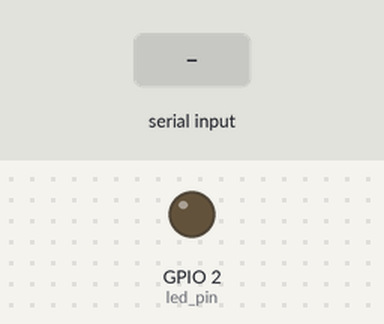
A sketch run on a simulated ESP32. On the bench: output pins drawn as LEDs (lit = HIGH). Inputs (shaded band) come from the test bench. What the sketch prints to the serial monitor is not drawn.

Above: at 1.8 s.
1.9 s: "1" received over Serial
At 2.6 s:
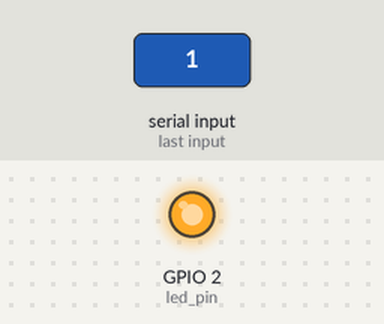
Timing chart, 0 to 8.4 s (numbered marks = the images above; inputs shaded):
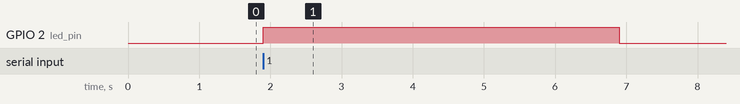

Measured:
- after the input at 1.9 s, GPIO 2 (led_pin): LOW → HIGH at once, → LOW 5.0 s later

The sketch:

zadanie.ino
```cpp
#if CONFIG_FREERTOS_UNICORE
  static const BaseType_t app_cpu = 0;
#else
  static const BaseType_t app_cpu = 1;
#endif

static TimerHandle_t led_timer = NULL;
static const uint8_t led_pin = 2;

void myTimerCallback(TimerHandle_t xTimer){
  digitalWrite(led_pin, LOW);
}

void serialTask(void *parameter){
  pinMode(led_pin, OUTPUT);
  digitalWrite(led_pin, LOW);

  while(1){
    if(Serial.available() > 0){
      digitalWrite(led_pin, HIGH);
      Serial.read();
      xTimerStart(led_timer, portMAX_DELAY);
    }
  }
}


void setup() {
  Serial.begin(115200);

  vTaskDelay(1000 / portTICK_PERIOD_MS);
  Serial.println();
  Serial.println("Write something");

  led_timer = xTimerCreate("led off timer", 5000 / portTICK_PERIOD_MS, pdFALSE, (void*)0, myTimerCallback);
  if(led_timer == NULL){
    Serial.println("Unable to create timer");
  }

  xTaskCreatePinnedToCore(serialTask, "Task 1", 1024, NULL, 1, NULL, app_cpu);

  vTaskDelete(NULL);
}

void loop() {
  // put your main code here, to run repeatedly:

}
```
